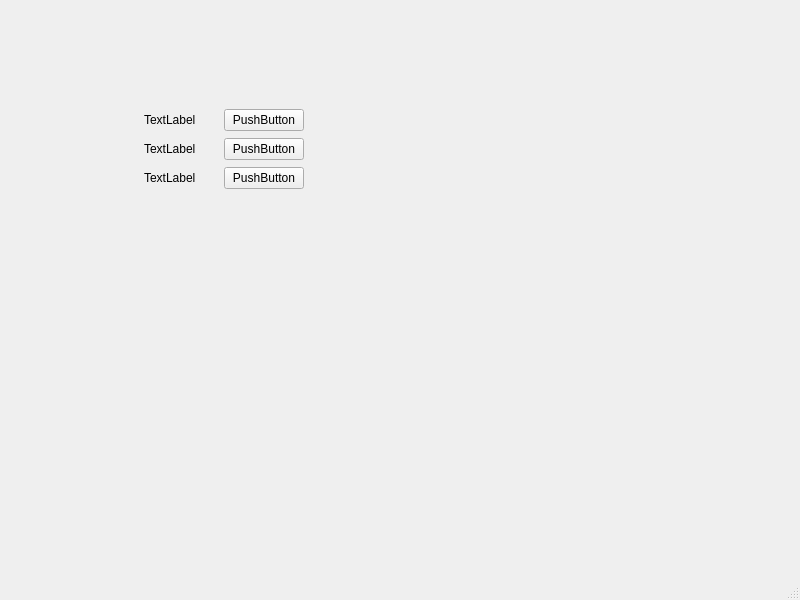
<?xml version="1.0" encoding="UTF-8"?>
<ui version="4.0">
 <class>MainWindow</class>
 <widget class="QMainWindow" name="MainWindow">
  <property name="geometry">
   <rect>
    <x>0</x>
    <y>0</y>
    <width>800</width>
    <height>600</height>
   </rect>
  </property>
  <property name="windowTitle">
   <string>MainWindow</string>
  </property>
  <widget class="QWidget" name="centralwidget">
   <widget class="QWidget" name="gridLayoutWidget">
    <property name="geometry">
     <rect>
      <x>144</x>
      <y>108</y>
      <width>160</width>
      <height>83</height>
     </rect>
    </property>
    <layout class="QGridLayout" name="gridLayout">
     <item row="0" column="0">
      <widget class="QLabel" name="label_2">
       <property name="text">
        <string>TextLabel</string>
       </property>
      </widget>
     </item>
     <item row="2" column="0">
      <widget class="QLabel" name="label_3">
       <property name="text">
        <string>TextLabel</string>
       </property>
      </widget>
     </item>
     <item row="3" column="0">
      <widget class="QLabel" name="label">
       <property name="text">
        <string>TextLabel</string>
       </property>
      </widget>
     </item>
     <item row="0" column="1">
      <widget class="QPushButton" name="pushButton">
       <property name="text">
        <string>PushButton</string>
       </property>
      </widget>
     </item>
     <item row="2" column="1">
      <widget class="QPushButton" name="pushButton_2">
       <property name="text">
        <string>PushButton</string>
       </property>
      </widget>
     </item>
     <item row="3" column="1">
      <widget class="QPushButton" name="pushButton_3">
       <property name="text">
        <string>PushButton</string>
       </property>
      </widget>
     </item>
    </layout>
   </widget>
  </widget>
  <widget class="QMenuBar" name="menubar">
   <property name="geometry">
    <rect>
     <x>0</x>
     <y>0</y>
     <width>800</width>
     <height>22</height>
    </rect>
   </property>
  </widget>
  <widget class="QStatusBar" name="statusbar"/>
 </widget>
 <resources/>
 <connections/>
</ui>
